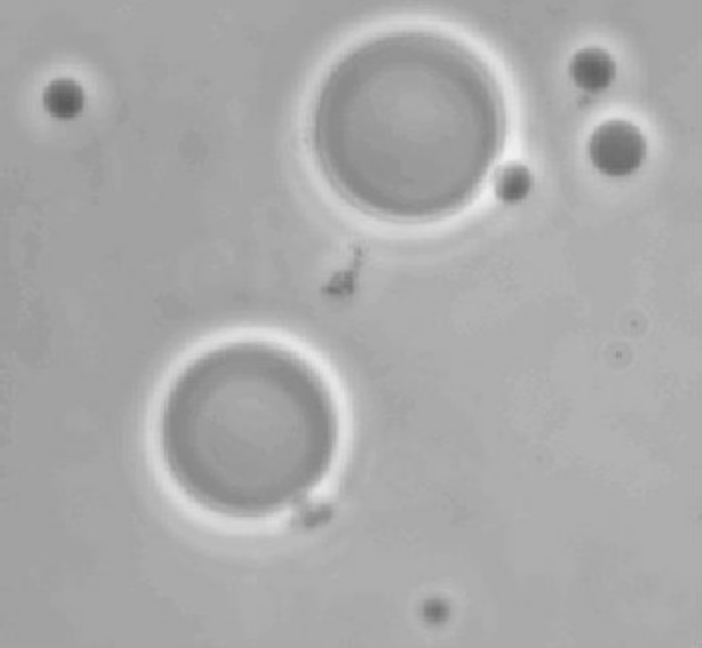
%> input picture DIP/第六次作业_PB16070837_刘鼎乾/测试图像/3.tif, 702 x 648 px
$ octave task3.m   (GNU Octave 9; MATLAB toolbox functions it lacks are replaced by stand-ins)
%> lines starting %> are read from the running program, lines starting %| are printed output that depends on the picture; in (x1, y1, x2, y2) boxes, pixels count from 0 and x2, y2 are one past the last pixel; in counts of white or black regions, pixels touching at a corner belong together; the program's own positions count from 1
### DIP/第六次作业_PB16070837_刘鼎乾/测试图像/myotsu.m
function [t,em] = myotsu(counts)


validateattributes(counts, {'numeric'}, {'real','nonsparse','vector','nonnegative','finite'}, mfilename, 'COUNTS');

num_bins = numel(counts);

% Make counts a double column vector
counts = double( counts(:) );

% Variables names are chosen to be similar to the formulas in
% the Otsu paper.
p = counts / sum(counts);
omega = cumsum(p);
mu = cumsum(p .* (1:num_bins)');
mu_t = mu(end);

sigma_b_squared = (mu_t * omega - mu).^2 ./ (omega .* (1 - omega));

% Find the location of the maximum value of sigma_b_squared.
% The maximum may extend over several bins, so average together the
% locations.  If maxval is NaN, meaning that sigma_b_squared is all NaN,
% then return 0.
maxval = max(sigma_b_squared);
isfinite_maxval = isfinite(maxval);
if isfinite_maxval
    idx = mean(find(sigma_b_squared == maxval));
    % Normalize the threshold to the range [0, 1].
    t = (idx - 1) / (num_bins - 1);
else
    t = 0.0;
end

% compute the effectiveness metric
if nargout > 1
    if isfinite_maxval
        em = maxval/(sum(p.*((1:num_bins).^2)') - mu_t^2);
    else
        em = 0;
    end
end

end

### DIP/第六次作业_PB16070837_刘鼎乾/测试图像/task3.m
clc;
clear;
close all;
count =0;
f=imread('3.tif');
%> f is the input picture: size 648x702 uint8; min 90, max 241, mean 169.6

T=mean2(f);
%> T = 169.6
done =false;
while ~done
    count =count +1;
    g= f > T;
    Tnext=0.5*(mean(f(g))+mean(f(~g)));
    done =abs(T-Tnext) < 0.5;
    T = Tnext;
end
%> this loop made 1 pass
%> (Tnext, done, T) on pass 1: (169.4, true, 169.4)
%> pass 1, `g= f > T;`:
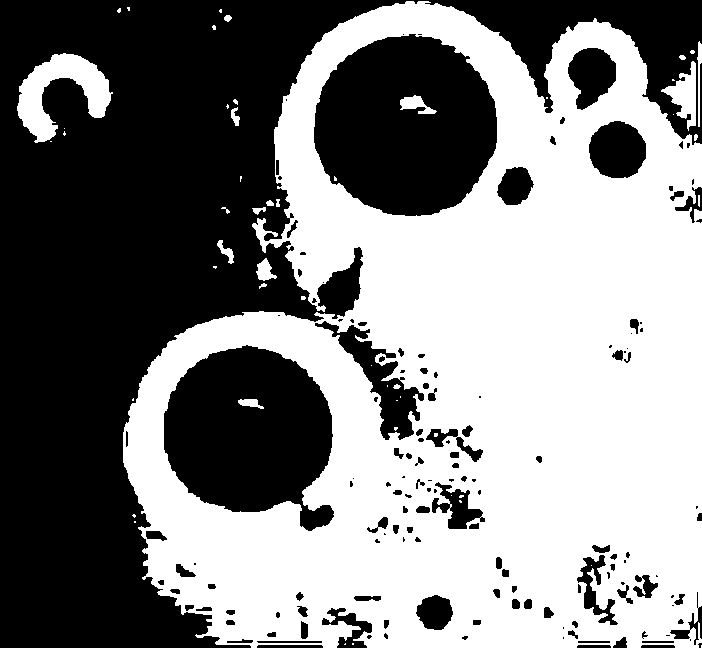
%> g: size 648x702 logical; 51.2% white; 151 black regions (56 under 20 px), largest, box (x1, y1, x2, y2) and area: (0, 0, 702, 648) 154855, (314, 34, 497, 216) 25527, (164, 345, 334, 531) 22504
%> after the loop, count = 1

g= im2bw(f,T/255);
imshow(f)
figure;imhist(f);
%> after `imhist(f)`:
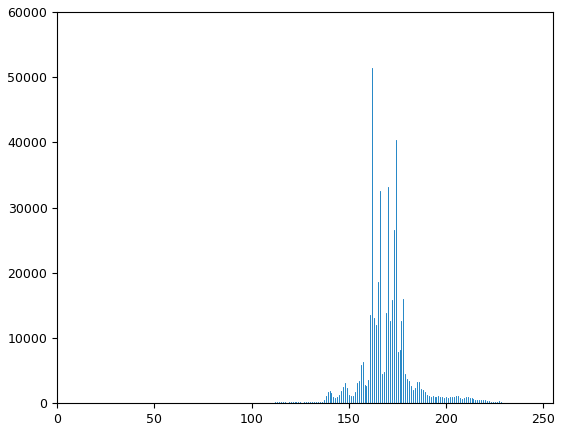
%> figure redrawn from the program's plot data; highest point at x = 162, y = 51417
figure;imshow(g);

f2=imhist(f);
%> f2 = 256 values, max 51417 at index 163, min 0 at index 1, mean 1776.9
[T,M]=myotsu(f2);
%> in myotsu, `counts = double( counts(:) );`: counts has the same summary as f2 outside myotsu
%> in myotsu, `p = counts / sum(counts);`: p = 256 values, max 0.113 at index 163, min 0 at index 1, mean 0.00391
%> in myotsu, `omega = cumsum(p);`: omega = 256 values from 0 to 1
%> in myotsu, `mu = cumsum(p .* (1:num_bins)');`: mu = 256 values from 0 to 170.6
%> in myotsu, `mu_t = mu(end);`: mu_t = 170.6
%> in myotsu, `maxval = max(sigma_b_squared);`: maxval = 88.93
%> in myotsu, `isfinite_maxval = isfinite(maxval);`: isfinite_maxval = true
%> in myotsu, `idx = mean(find(sigma_b_squared == maxval));`: idx = 182
%> in myotsu, `t = (idx - 1) / (num_bins - 1);`: t = 0.71
%> in myotsu, `em = maxval/(sum(p.*((1:num_bins).^2)') - mu_t^2);`: em = 0.466
%> T = 0.71; M = 0.466
g=im2bw(f,T);
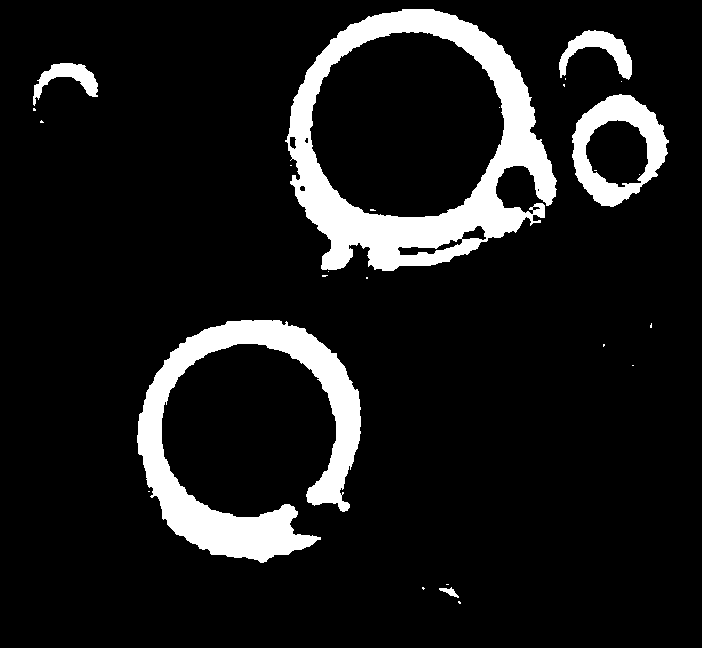
%> g: size 648x702 logical; 10.5% white; 26 white regions (20 under 20 px), largest, box (x1, y1, x2, y2) and area: (285, 9, 557, 271) 22892, (137, 320, 361, 563) 17674, (572, 94, 669, 207) 4664, (559, 30, 632, 80) 1454, (33, 63, 98, 106) 1064, (439, 587, 459, 598) 92
figure,imshow(g)

$ run again, with DIP/第六次作业_PB16070837_刘鼎乾/测试图像/1.tif copied over DIP/第六次作业_PB16070837_刘鼎乾/测试图像/3.tif
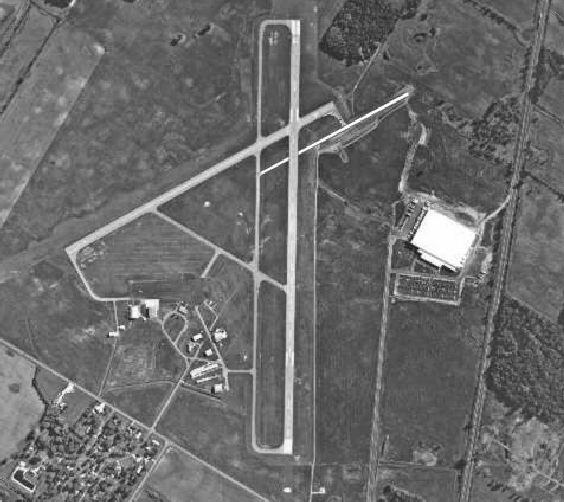
%> input picture DIP/第六次作业_PB16070837_刘鼎乾/测试图像/1.tif, 564 x 502 px
%> f is the input picture: size 502x564 uint8; min 19, max 255, mean 106.4
%> `T=mean2(f);`: T = 106.4
%> the loop `while ~done` made 13 passes
%> (Tnext, done, T) on passes 1 to 8: (111.5, false, 111.5), (116, false, 116), (119.7, false, 119.7), (123.3, false, 123.3), (126.9, false, 126.9), (129.5, false, 129.5), (131.9, false, 131.9), (133.3, false, 133.3)
%> pass 1, `g= f > T;`:
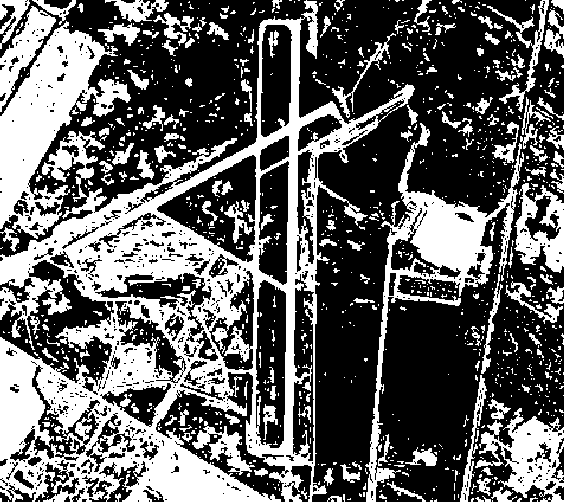
%> g: size 502x564 logical; 38.7% white; 1149 white regions (956 under 20 px), largest, box (x1, y1, x2, y2) and area: (0, 0, 415, 502) 57561, (0, 21, 131, 239) 11208, (365, 123, 524, 502) 9405
%> after the loop `while ~done`: count = 13
%> f2 = 256 values, max 5655 at index 97, min 0 at index 1, mean 1106
%> counts has the same summary as f2 outside myotsu
%> p = 256 values, max 0.02 at index 97, min 0 at index 1, mean 0.00391
%> omega = 256 values from 0 to 1
%> mu = 256 values from 0 to 107.4
%> mu_t = 107.4
%> maxval = 597
%> isfinite_maxval = true
%> idx = 138
%> t = 0.537
%> em = 0.609
%> `[T,M]=myotsu(f2);`: T = 0.537; M = 0.609
%> `g=im2bw(f,T);`:
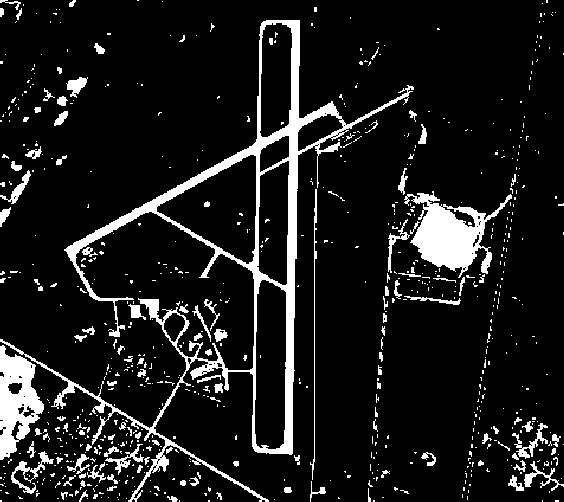
%> g: size 502x564 logical; 10.8% white; 750 white regions (628 under 20 px), largest, box (x1, y1, x2, y2) and area: (0, 20, 414, 502) 13507, (404, 191, 512, 278) 3929, (0, 345, 44, 460) 2843

$ run again, with DIP/第六次作业_PB16070837_刘鼎乾/测试图像/2.tif copied over DIP/第六次作业_PB16070837_刘鼎乾/测试图像/3.tif
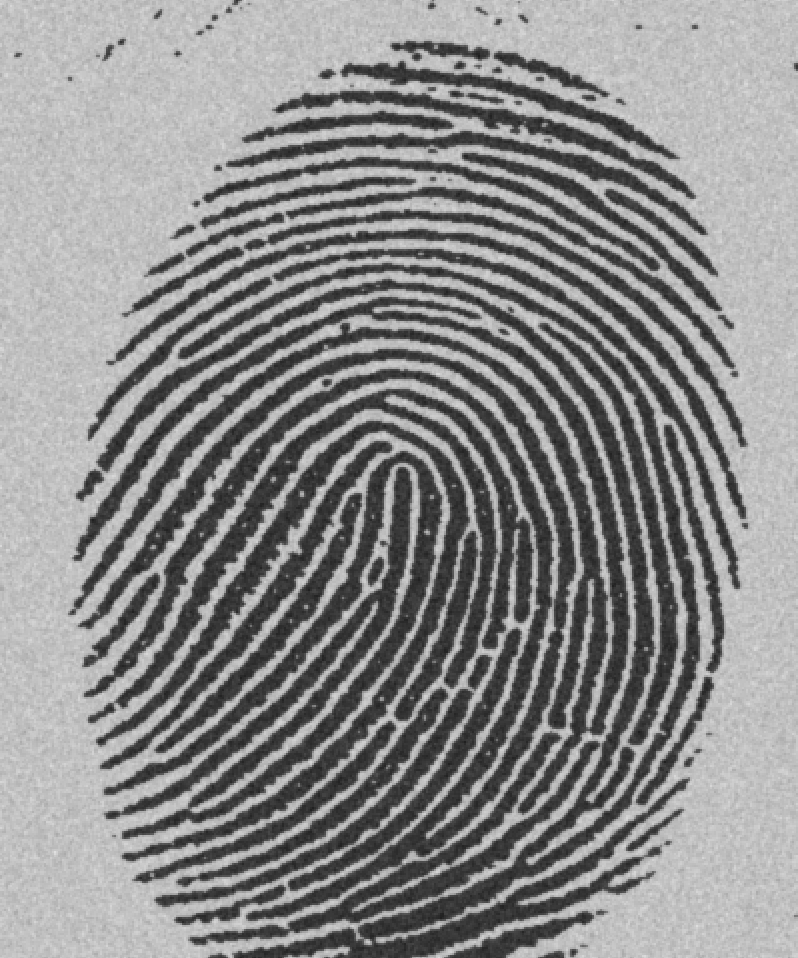
%> input picture DIP/第六次作业_PB16070837_刘鼎乾/测试图像/2.tif, 798 x 958 px
%> f is the input picture: size 958x798 uint8; min 29, max 224, mean 140
%> `T=mean2(f);`: T = 140
%> the loop `while ~done` made 2 passes
%> (Tnext, done, T) on passes 1 to 2: (125.6, false, 125.6), (125.4, true, 125.4)
%> pass 1, `g= f > T;`:
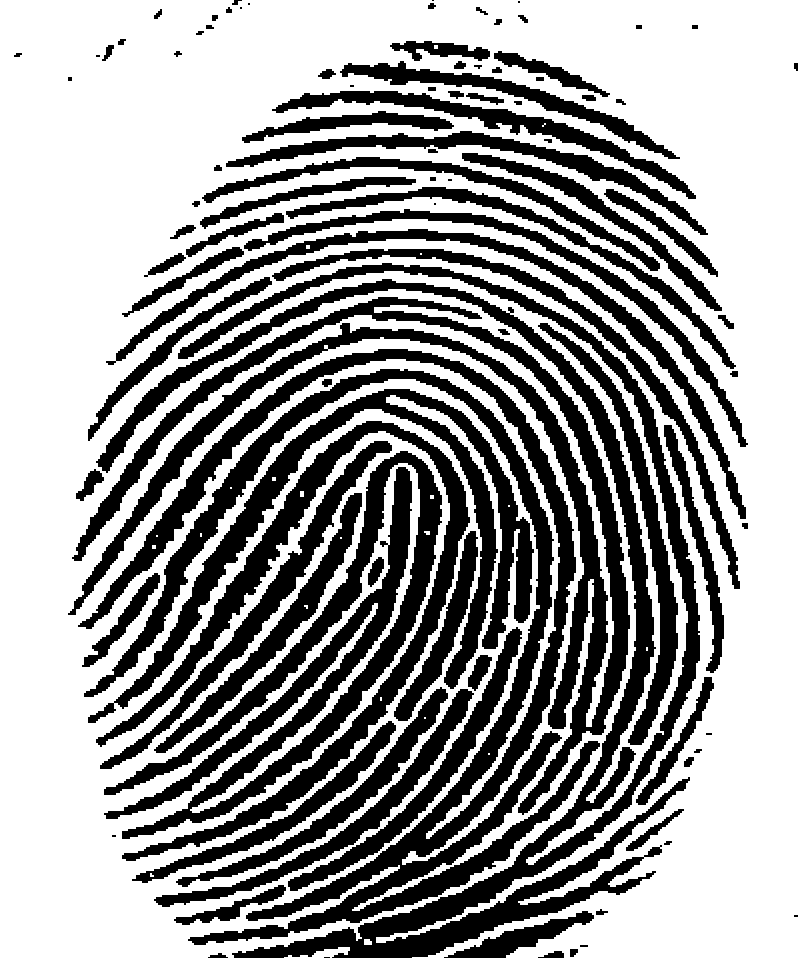
%> g: size 958x798 logical; 61.7% white; 101 black regions (14 under 20 px), largest, box (x1, y1, x2, y2) and area: (78, 349, 600, 945) 43980, (96, 263, 700, 958) 40402, (68, 297, 630, 815) 29808
%> after the loop `while ~done`: count = 2
%> `imhist(f)`:
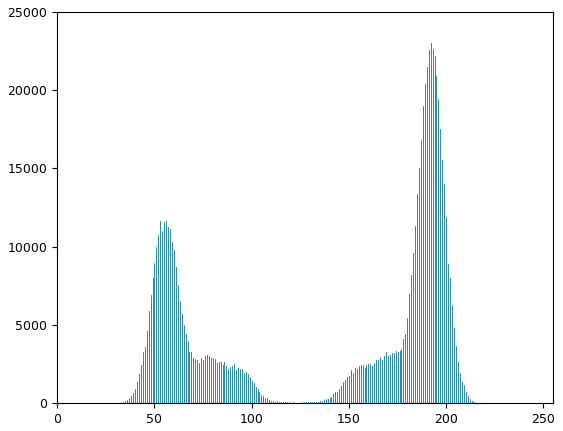
%> figure redrawn from the program's plot data; highest point at x = 192, y = 23014
%> f2 = 256 values, max 23014 at index 193, min 0 at index 1, mean 2986.3
%> counts has the same summary as f2 outside myotsu
%> p = 256 values, max 0.0301 at index 193, min 0 at index 1, mean 0.00391
%> omega = 256 values from 0 to 1
%> mu = 256 values from 0 to 141
%> mu_t = 141
%> maxval = 3550.3
%> isfinite_maxval = true
%> idx = 126
%> t = 0.49
%> em = 0.944
%> `[T,M]=myotsu(f2);`: T = 0.49; M = 0.944
